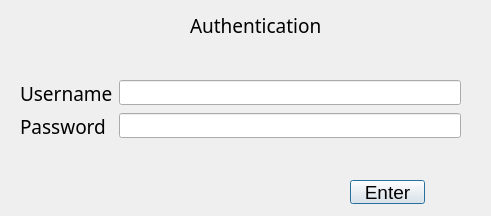
<?xml version="1.0" encoding="UTF-8"?>
<ui version="4.0">
 <class>Authentication</class>
 <widget class="QDialog" name="Authentication">
  <property name="geometry">
   <rect>
    <x>0</x>
    <y>0</y>
    <width>491</width>
    <height>216</height>
   </rect>
  </property>
  <property name="font">
   <font>
    <family>Algerian</family>
    <pointsize>14</pointsize>
   </font>
  </property>
  <property name="windowTitle">
   <string>Dialog</string>
  </property>
  <widget class="QPushButton" name="loginButton">
   <property name="geometry">
    <rect>
     <x>350</x>
     <y>180</y>
     <width>75</width>
     <height>24</height>
    </rect>
   </property>
   <property name="font">
    <font>
     <family>Arial</family>
     <pointsize>14</pointsize>
    </font>
   </property>
   <property name="text">
    <string>Enter</string>
   </property>
  </widget>
  <widget class="QWidget" name="formLayoutWidget">
   <property name="geometry">
    <rect>
     <x>20</x>
     <y>80</y>
     <width>441</width>
     <height>81</height>
    </rect>
   </property>
   <layout class="QFormLayout" name="formLayout">
    <item row="0" column="0">
     <widget class="QLabel" name="label_2">
      <property name="text">
       <string>Username</string>
      </property>
     </widget>
    </item>
    <item row="0" column="1">
     <widget class="QLineEdit" name="usernameLineEdit">
      <property name="font">
       <font>
        <family>Segoe UI Black</family>
        <pointsize>9</pointsize>
        <bold>true</bold>
       </font>
      </property>
     </widget>
    </item>
    <item row="1" column="0">
     <widget class="QLabel" name="label_3">
      <property name="text">
       <string>Password</string>
      </property>
     </widget>
    </item>
    <item row="1" column="1">
     <widget class="QLineEdit" name="passwordLineEdit">
      <property name="font">
       <font>
        <family>Segoe UI Black</family>
        <pointsize>9</pointsize>
        <bold>true</bold>
       </font>
      </property>
     </widget>
    </item>
   </layout>
  </widget>
  <widget class="QLabel" name="label_4">
   <property name="geometry">
    <rect>
     <x>190</x>
     <y>0</y>
     <width>161</width>
     <height>51</height>
    </rect>
   </property>
   <property name="font">
    <font>
     <family>Algerian</family>
     <pointsize>14</pointsize>
    </font>
   </property>
   <property name="text">
    <string>Authentication</string>
   </property>
  </widget>
 </widget>
 <resources/>
 <connections/>
</ui>
